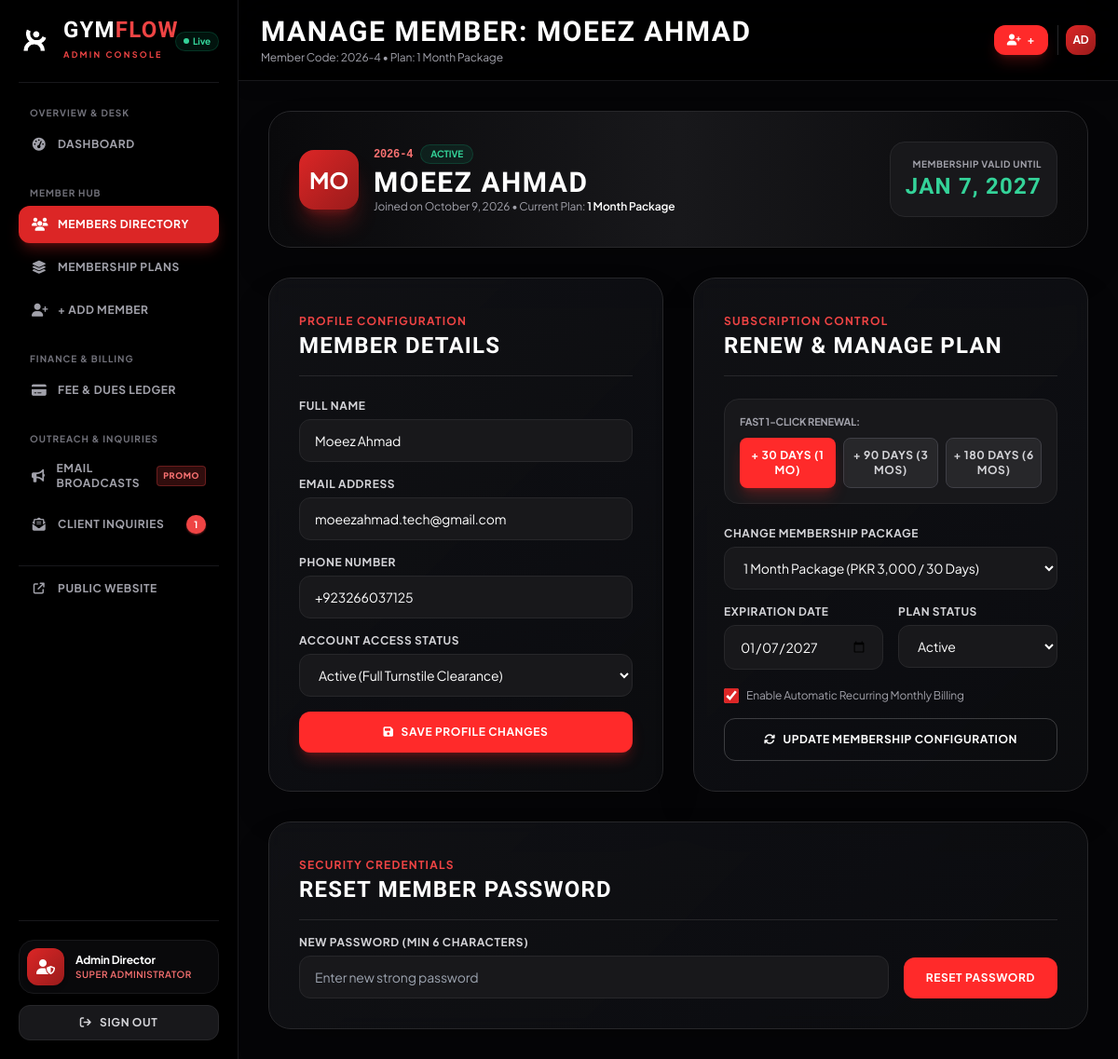
Screenshot of /admin/members-edit?id=4 (signed in) with the database file from the repository.
### tables this page shows
CREATE TABLE IF NOT EXISTS `users` (
    `id` INT AUTO_INCREMENT PRIMARY KEY,
    `member_code` VARCHAR(30) UNIQUE NOT NULL,  
    `full_name` VARCHAR(100) NOT NULL,
    `email` VARCHAR(150) NOT NULL UNIQUE,
    `phone` VARCHAR(30) NULL,
    `password` VARCHAR(255) NOT NULL,  
    `role` ENUM('admin', 'staff', 'member') NOT NULL DEFAULT 'member',
    `avatar` VARCHAR(255) NULL,
    `status` ENUM('active', 'inactive', 'suspended') NOT NULL DEFAULT 'active',
    `created_at` TIMESTAMP DEFAULT CURRENT_TIMESTAMP,
    `updated_at` TIMESTAMP DEFAULT CURRENT_TIMESTAMP ON UPDATE CURRENT_TIMESTAMP,
    INDEX `idx_email` (`email`),
    INDEX `idx_role` (`role`),
    INDEX `idx_status` (`status`)
);

CREATE TABLE IF NOT EXISTS `membership_plans` (
    `id` INT AUTO_INCREMENT PRIMARY KEY,
    `name` VARCHAR(100) NOT NULL,
    `slug` VARCHAR(100) NOT NULL UNIQUE,
    `description` TEXT NULL,
    `price` DECIMAL(10, 2) NOT NULL,
    `duration_days` INT NOT NULL DEFAULT 30,
    `features` TEXT NULL,  
    `is_popular` TINYINT(1) DEFAULT 0,
    `status` ENUM('active', 'inactive') DEFAULT 'active',
    `created_at` TIMESTAMP DEFAULT CURRENT_TIMESTAMP
);

CREATE TABLE IF NOT EXISTS `memberships` (
    `id` INT AUTO_INCREMENT PRIMARY KEY,
    `user_id` INT NOT NULL,
    `plan_id` INT NOT NULL,
    `start_date` DATE NOT NULL,
    `end_date` DATE NOT NULL,
    `status` ENUM('active', 'expired', 'pending', 'cancelled') NOT NULL DEFAULT 'active',
    `auto_renew` TINYINT(1) NOT NULL DEFAULT 1,
    `created_at` TIMESTAMP DEFAULT CURRENT_TIMESTAMP,
    `updated_at` TIMESTAMP DEFAULT CURRENT_TIMESTAMP ON UPDATE CURRENT_TIMESTAMP,
    FOREIGN KEY (`user_id`) REFERENCES `users`(`id`) ON DELETE CASCADE,
    FOREIGN KEY (`plan_id`) REFERENCES `membership_plans`(`id`) ON DELETE CASCADE,
    INDEX `idx_user_membership` (`user_id`, `status`)
);

### admin/members-edit.php (the view, shortened to what the rows shown need)
<?php
require_once __DIR__ . '/../config/app.php';
$memberId = (int)($_GET['id'] ?? 0);
$member = [
    'id' => $memberId ?: 3,
    'member_code' => 'GF-98234',
    'full_name' => 'Alex Johnson',
    'email' => 'member@gymflow.com',
    'phone' => '+92 300 1234569',
    'status' => 'active',
    'created_at' => date('Y-m-d H:i:s')
];
$membership = [
    'plan_id' => 2,
    'plan_name' => '3 Month Package',
    'plan_price' => 8000.00,
    'start_date' => date('Y-m-d'),
    'end_date' => date('Y-m-d', strtotime('+90 days')),
    'status' => 'active',
    'auto_renew' => 1
];
$plansList = [
    ['id' => 1, 'name' => '1 Month Package', 'price' => 3000.00, 'duration_days' => 30],
    ['id' => 2, 'name' => '3 Month Package', 'price' => 8000.00, 'duration_days' => 90],
    ['id' => 3, 'name' => '6 Month Package', 'price' => 15000.00, 'duration_days' => 180]
];
try {
    $db = getDB();
    $stmtMem = $db->prepare("SELECT * FROM users WHERE id = :id AND role = 'member' LIMIT 1");
    $stmtMem->execute([':id' => $memberId]);
    $dbMember = $stmtMem->fetch();
    if ($dbMember) {
        $member = $dbMember;
    }
    $stmtSub = $db->prepare("
        SELECT m.*, mp.name AS plan_name, mp.price AS plan_price, mp.duration_days AS plan_duration_days
        FROM memberships m
        JOIN membership_plans mp ON m.plan_id = mp.id
        WHERE m.user_id = :uid
        ORDER BY m.id DESC LIMIT 1
    ");
    $stmtSub->execute([':uid' => $memberId]);
    $dbMembership = $stmtSub->fetch();
    if ($dbMembership) {
        $membership = $dbMembership;
    }
    $stmtPlans = $db->query("SELECT * FROM membership_plans ORDER BY duration_days ASC");
    $dbPlans = $stmtPlans->fetchAll();
    if (!empty($dbPlans)) {
        $plansList = $dbPlans;
    }
} catch (Exception $e) {
    error_log("Edit member load error: " . $e->getMessage());
}
?>
<!DOCTYPE html>
<html lang="en" class="dark">
<head>
    <link rel="stylesheet" href="https://cdnjs.cloudflare.com/ajax/libs/font-awesome/6.5.1/css/all.min.css" />
    <script src="https://cdn.tailwindcss.com"></script>
    <link rel="stylesheet" href="<?= asset('css/style.css') ?>">
</head>
<body class="bg-[#050507] text-zinc-100 min-h-screen flex flex-col md:flex-row antialiased">
    <div class="flex-1 flex flex-col min-w-0">
        <?php
        $adminHeaderTitle = "MANAGE MEMBER: " . ($member['full_name'] ?? 'Member Profile');
        $adminHeaderSubtitle = "Member Code: " . ($member['member_code'] ?? (date('Y') . '-' . ($member['id'] ?? '1'))) . " • Plan: " . ($membership['plan_name'] ?? 'Active Membership');
        require_once __DIR__ . '/../components/admin-header.php';
        ?>
        <main class="p-4 sm:p-6 lg:p-8 pb-24 md:pb-8 space-y-6 sm:space-y-8 flex-grow w-full min-w-0">
            <div class="glass-card rounded-3xl p-6 sm:p-8 border border-zinc-800 shadow-2xl relative overflow-hidden bg-gradient-to-r from-zinc-950 via-zinc-900 to-zinc-950">
                <div class="flex flex-col sm:flex-row sm:items-center justify-between gap-6">
                    <div class="flex items-center gap-4">
                        <div class="w-16 h-16 rounded-2xl bg-gradient-to-br from-red-600 to-red-800 flex items-center justify-center text-white font-bold text-2xl shadow-xl shadow-red-600/30 shrink-0">
                            <?= strtoupper(substr($member['full_name'], 0, 2)) ?>
                        </div>
                        <div>
                            <div class="flex items-center gap-2">
                                <span class="font-mono text-red-400 font-bold text-xs"><?= htmlspecialchars($member['member_code']) ?></span>
                                <span class="px-2.5 py-0.5 rounded-full bg-emerald-500/10 text-emerald-400 border border-emerald-500/20 text-[10px] font-bold uppercase">
                                    <?= htmlspecialchars($member['status']) ?>
                                </span>
                            </div>
                            <h2 class="font-heading text-3xl font-bold text-white uppercase mt-0.5"><?= htmlspecialchars($member['full_name']) ?></h2>
                            <p class="text-xs text-zinc-400">Joined on <?= date('F j, Y', strtotime($member['created_at'])) ?> • Current Plan: <span class="text-white font-semibold"><?= htmlspecialchars($membership['plan_name']) ?></span></p>
                        </div>
                    </div>
                    <div class="p-4 rounded-2xl bg-zinc-900 border border-zinc-800 text-center sm:text-right">
                        <span class="text-[10px] uppercase tracking-wider text-zinc-400 font-bold block">Membership Valid Until</span>
                        <span class="font-heading text-2xl font-bold text-emerald-400"><?= date('M j, Y', strtotime($membership['end_date'])) ?></span>
                    </div>
                </div>
            </div>
            <div class="grid grid-cols-1 lg:grid-cols-12 gap-8">
                <div class="lg:col-span-6 glass-card rounded-3xl p-6 sm:p-8 border border-zinc-800 shadow-2xl space-y-6">
                    <form method="POST" action="" class="space-y-4">
                        <div>
                            <label class="block text-xs font-bold uppercase tracking-wider text-zinc-300 mb-1.5">Full Name</label>
                            <input type="text" name="full_name" value="<?= htmlspecialchars($member['full_name']) ?>" required class="w-full bg-zinc-900 border border-zinc-800 rounded-xl px-4 py-3 text-sm text-white focus:outline-none focus:border-red-500 transition-colors">
                        </div>
                        <div>
                            <label class="block text-xs font-bold uppercase tracking-wider text-zinc-300 mb-1.5">Email Address</label>
                            <input type="email" name="email" value="<?= htmlspecialchars($member['email']) ?>" required class="w-full bg-zinc-900 border border-zinc-800 rounded-xl px-4 py-3 text-sm text-white focus:outline-none focus:border-red-500 transition-colors">
                        </div>
                        <div>
                            <label class="block text-xs font-bold uppercase tracking-wider text-zinc-300 mb-1.5">Phone Number</label>
                            <input type="tel" name="phone" list="pk-phone-suggestions" value="<?= htmlspecialchars($member['phone'] ?? '') ?>" placeholder="+92 300 1234567" class="w-full bg-zinc-900 border border-zinc-800 rounded-xl px-4 py-3 text-sm text-white focus:outline-none focus:border-red-500 transition-colors">
                        </div>
                        <div>
                            <label class="block text-xs font-bold uppercase tracking-wider text-zinc-300 mb-1.5">Account Access Status</label>
                            <select name="status" class="w-full bg-zinc-900 border border-zinc-800 rounded-xl px-4 py-3 text-sm text-white focus:outline-none focus:border-red-500 transition-colors">
                                <option value="active" <?= $member['status'] === 'active' ? 'selected' : '' ?>>Active (Full Turnstile Clearance)</option>
                            </select>
                        </div>
                    </form>
                </div>
                <div class="lg:col-span-6 glass-card rounded-3xl p-6 sm:p-8 border border-zinc-800 shadow-2xl space-y-6">
                    <form method="POST" action="" class="space-y-4">
                        <div>
                            <label class="block text-xs font-bold uppercase tracking-wider text-zinc-300 mb-1.5">Change Membership Package</label>
                            <select name="plan_id" id="planSelect" onchange="onPlanChange(this)" class="w-full bg-zinc-900 border border-zinc-800 rounded-xl px-4 py-3 text-sm text-white focus:outline-none focus:border-red-500 transition-colors">
                                <?php if (!empty($plansList)): ?>
                                    <?php foreach ($plansList as $p):
                                        $pDays = (int)($p['duration_days'] ?? 30);
                                        $isSelected = ((int)$p['id'] === (int)$membership['plan_id']);
                                    ?>
                                        <option value="<?= (int)$p['id'] ?>" data-duration="<?= $pDays ?>" <?= $isSelected ? 'selected' : '' ?>>
                                            <?= htmlspecialchars($p['name']) ?> (PKR <?= number_format((float)$p['price']) ?> / <?= $pDays ?> Days)
                                        </option>
                                    <?php endforeach; ?>
                                <?php endif; ?>
                            </select>
                        </div>
                        <div class="grid grid-cols-1 sm:grid-cols-2 gap-4">
                            <div>
                                <label class="block text-xs font-bold uppercase tracking-wider text-zinc-300 mb-1.5">Expiration Date</label>
                                <input type="date" name="end_date" id="endDateInput" value="<?= htmlspecialchars($membership['end_date']) ?>" required class="w-full bg-zinc-900 border border-zinc-800 rounded-xl px-4 py-3 text-sm text-white focus:outline-none focus:border-red-500 transition-colors">
                            </div>
                            <div>
                                <label class="block text-xs font-bold uppercase tracking-wider text-zinc-300 mb-1.5">Plan Status</label>
                                <select name="membership_status" class="w-full bg-zinc-900 border border-zinc-800 rounded-xl px-4 py-3 text-sm text-white focus:outline-none focus:border-red-500 transition-colors">
                                    <option value="active" <?= $membership['status'] === 'active' ? 'selected' : '' ?>>Active</option>
                                </select>
                            </div>
                        </div>
                        <div class="flex items-center gap-2 pt-1 text-xs text-zinc-400">
                            <input type="checkbox" name="auto_renew" value="1" <?= !empty($membership['auto_renew']) ? 'checked' : '' ?> class="w-4 h-4 accent-red-600 rounded">
                            <span>Enable Automatic Recurring Monthly Billing</span>
                        </div>
                    </form>
                </div>
            </div>
        </main>
    </div>
</body>
</html>

### components/admin-header.php (shortened to what the rows shown need)
<?php
$headerTitle = $adminHeaderTitle ?? 'Admin Console';
$headerSubtitle = $adminHeaderSubtitle ?? ('Live Operational Control • ' . date('l, F j, Y'));
?>
<header class="bg-black/85 backdrop-blur-xl border-b border-zinc-900 px-4 sm:px-6 py-3.5 sm:py-4 flex items-center justify-between gap-3 sticky top-0 z-30 shadow-lg">
    <div class="flex items-center gap-3 min-w-0">
        <div class="min-w-0">
            <h1 class="font-heading text-xl sm:text-2xl lg:text-3xl font-bold text-white uppercase tracking-wider leading-none truncate">
                <?= htmlspecialchars($headerTitle) ?>
            </h1>
            <p class="text-[11px] sm:text-xs text-zinc-400 mt-0.5 truncate hidden sm:block">
                <?= htmlspecialchars($headerSubtitle) ?>
            </p>
        </div>
    </div>
</header>

### rows the page displays
users: full_name "MANAGE MEMBER: MOEEZ AHMAD", full_name "MO", member_code "2026-4", status "ACTIVE", full_name "MOEEZ AHMAD", created_at "October 9, 2026", full_name "Moeez Ahmad", email "moeezahmad.tech@gmail.com", phone "+923266037125", status "Active (Full Turnstile Clearance)"
memberships: plan.name "1 Month Package", end_date "JAN 7, 2027", plan_id "1 Month Package (PKR 3,000 / 30 Days)", end_date "01/07/2027", membership_status "Active", auto_renew "☑"

### other values shown
$unreadMsgCount "1"
$currentUser['name'] "Admin Director"
substr($currentUser['name'] ?? 'AD', 0, 2) "AD"
